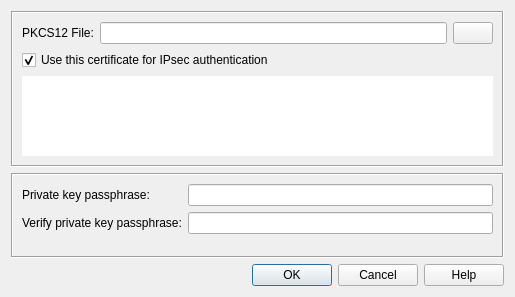
<?xml version="1.0" encoding="UTF-8"?>
<ui version="4.0">
 <class>CertificateImportDialog</class>
 <widget class="QDialog" name="CertificateImportDialog">
  <property name="geometry">
   <rect>
    <x>0</x>
    <y>0</y>
    <width>515</width>
    <height>297</height>
   </rect>
  </property>
  <property name="windowTitle">
   <string>Import Certificate Dialog</string>
  </property>
  <property name="windowIcon">
   <iconset resource="../../resources/L2tpIPsecVpn.qrc">
    <normaloff>:/images/configure.png</normaloff>:/images/configure.png</iconset>
  </property>
  <layout class="QVBoxLayout" name="m_pDialogLayout">
   <item>
    <widget class="QFrame" name="m_pP12Frame">
     <property name="frameShape">
      <enum>QFrame::Box</enum>
     </property>
     <property name="frameShadow">
      <enum>QFrame::Sunken</enum>
     </property>
     <layout class="QGridLayout" name="m_pFileFrameLayout">
      <item row="0" column="1">
       <widget class="QLineEdit" name="m_pFileEdit">
        <property name="toolTip">
         <string>Full path to PKCS12 (*.p12, *.pfx) encoded certificate bundle file to import</string>
        </property>
        <property name="readOnly">
         <bool>true</bool>
        </property>
       </widget>
      </item>
      <item row="0" column="2">
       <widget class="QPushButton" name="m_pBrowseFilePushButton">
        <property name="text">
         <string/>
        </property>
        <property name="icon">
         <iconset resource="../../resources/L2tpIPsecVpn.qrc">
          <normaloff>:/images/search.png</normaloff>:/images/search.png</iconset>
        </property>
       </widget>
      </item>
      <item row="3" column="0" colspan="3">
       <widget class="QTextEdit" name="m_pInfoTextEdit">
        <property name="sizePolicy">
         <sizepolicy hsizetype="Expanding" vsizetype="Ignored">
          <horstretch>0</horstretch>
          <verstretch>0</verstretch>
         </sizepolicy>
        </property>
        <property name="minimumSize">
         <size>
          <width>0</width>
          <height>80</height>
         </size>
        </property>
        <property name="maximumSize">
         <size>
          <width>16777215</width>
          <height>16777215</height>
         </size>
        </property>
        <property name="autoFillBackground">
         <bool>true</bool>
        </property>
        <property name="frameShape">
         <enum>QFrame::NoFrame</enum>
        </property>
        <property name="frameShadow">
         <enum>QFrame::Plain</enum>
        </property>
        <property name="readOnly">
         <bool>true</bool>
        </property>
       </widget>
      </item>
      <item row="0" column="0">
       <widget class="QLabel" name="m_pFileLabel">
        <property name="text">
         <string>PKCS12 File:</string>
        </property>
        <property name="buddy">
         <cstring>m_pFileEdit</cstring>
        </property>
       </widget>
      </item>
      <item row="1" column="0" colspan="2">
       <widget class="QCheckBox" name="m_pSeletAutomaticallyCheckBox">
        <property name="toolTip">
         <string>If checked. the imported certificate is automatically selected as IPsec authentication certificate </string>
        </property>
        <property name="text">
         <string>Use this certificate for IPsec authentication</string>
        </property>
        <property name="checked">
         <bool>true</bool>
        </property>
       </widget>
      </item>
     </layout>
    </widget>
   </item>
   <item>
    <widget class="QFrame" name="m_pPemFrame">
     <property name="frameShape">
      <enum>QFrame::Box</enum>
     </property>
     <property name="frameShadow">
      <enum>QFrame::Sunken</enum>
     </property>
     <layout class="QFormLayout" name="m_pPemFrameLayout">
      <item row="0" column="0">
       <widget class="QLabel" name="m_pPrivateKeyPassphraseLabel">
        <property name="text">
         <string>Private key passphrase:</string>
        </property>
       </widget>
      </item>
      <item row="0" column="1">
       <widget class="QLineEdit" name="m_pPrivateKeyPassphraseEdit">
        <property name="toolTip">
         <string>Enter the passphrase that shall be used to encrypt the imported private key</string>
        </property>
        <property name="echoMode">
         <enum>QLineEdit::Password</enum>
        </property>
       </widget>
      </item>
      <item row="1" column="0">
       <widget class="QLabel" name="m_pVerifyPrivateKeyPassphraseLabel">
        <property name="text">
         <string>Verify private key passphrase:</string>
        </property>
       </widget>
      </item>
      <item row="1" column="1">
       <widget class="QLineEdit" name="m_pVerifyPrivateKeyPassphraseEdit">
        <property name="toolTip">
         <string>Type the private key passphrase again to confirm</string>
        </property>
        <property name="echoMode">
         <enum>QLineEdit::Password</enum>
        </property>
       </widget>
      </item>
     </layout>
    </widget>
   </item>
   <item>
    <widget class="QDialogButtonBox" name="m_pButtonBox">
     <property name="orientation">
      <enum>Qt::Horizontal</enum>
     </property>
     <property name="standardButtons">
      <set>QDialogButtonBox::Cancel|QDialogButtonBox::Help|QDialogButtonBox::Ok</set>
     </property>
    </widget>
   </item>
  </layout>
 </widget>
 <tabstops>
  <tabstop>m_pFileEdit</tabstop>
  <tabstop>m_pBrowseFilePushButton</tabstop>
  <tabstop>m_pSeletAutomaticallyCheckBox</tabstop>
  <tabstop>m_pInfoTextEdit</tabstop>
  <tabstop>m_pPrivateKeyPassphraseEdit</tabstop>
  <tabstop>m_pVerifyPrivateKeyPassphraseEdit</tabstop>
  <tabstop>m_pButtonBox</tabstop>
 </tabstops>
 <resources>
  <include location="../../resources/L2tpIPsecVpn.qrc"/>
 </resources>
 <connections>
  <connection>
   <sender>m_pButtonBox</sender>
   <signal>accepted()</signal>
   <receiver>CertificateImportDialog</receiver>
   <slot>accept()</slot>
   <hints>
    <hint type="sourcelabel">
     <x>248</x>
     <y>254</y>
    </hint>
    <hint type="destinationlabel">
     <x>157</x>
     <y>274</y>
    </hint>
   </hints>
  </connection>
  <connection>
   <sender>m_pButtonBox</sender>
   <signal>rejected()</signal>
   <receiver>CertificateImportDialog</receiver>
   <slot>reject()</slot>
   <hints>
    <hint type="sourcelabel">
     <x>316</x>
     <y>260</y>
    </hint>
    <hint type="destinationlabel">
     <x>286</x>
     <y>274</y>
    </hint>
   </hints>
  </connection>
 </connections>
</ui>
